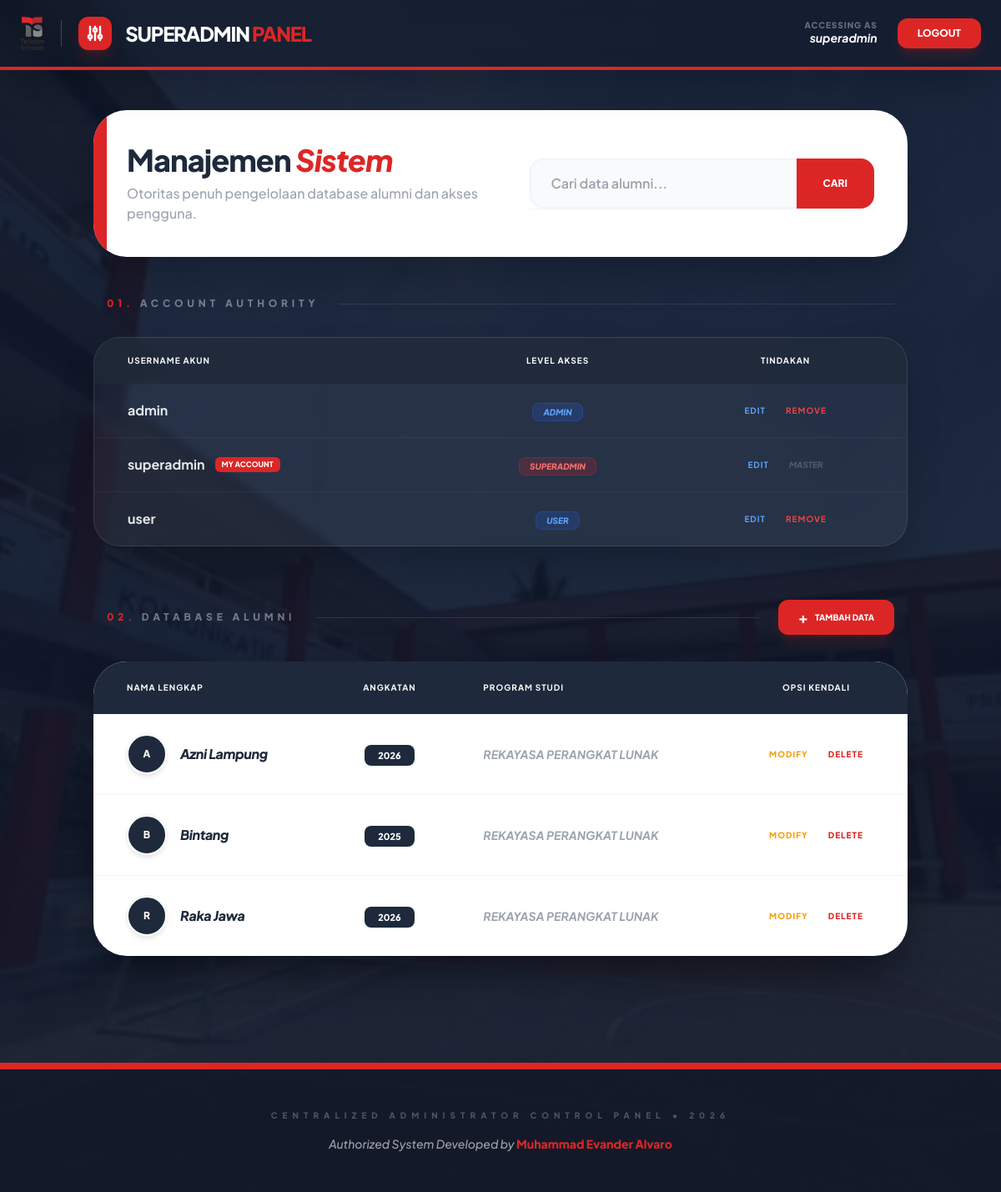
The app's page /dashboard_admin.php (signed in) with its own data.
### tables this page shows
CREATE TABLE `users` (
  `user_id` int NOT NULL,
  `username` varchar(50) NOT NULL,
  `password` varchar(50) NOT NULL,
  `role` varchar(50) NOT NULL
);

CREATE TABLE `alumni` (
  `id_alumni` int NOT NULL,
  `nama` varchar(50) NOT NULL,
  `angkatan` int NOT NULL,
  `jurusan` varchar(50) NOT NULL
);

### dashboard_admin.php (the view, shortened to what this page needs)
<?php
include 'koneksi.php';
$role_user      = $_SESSION['role'];
$username_login = $_SESSION['nama'] ?? $_SESSION['username'] ?? 'Admin';
$id_login       = $_SESSION['id_alumni'] ?? 0;
$keyword = "";
if (isset($_GET['search']) && !empty($_GET['search'])) {
    $keyword = mysqli_real_escape_string($koneksi, $_GET['search']);
    $query_alumni = "SELECT * FROM alumni WHERE
                     nama LIKE '%$keyword%' OR
                     angkatan LIKE '%$keyword%' OR
                     jurusan LIKE '%$keyword%'
                     ORDER BY nama ASC";
} else {
    $query_alumni = "SELECT * FROM alumni ORDER BY nama ASC";
}
$data_alumni = mysqli_query($koneksi, $query_alumni);
$data_akun = null;
if ($role_user == 'superadmin') {
    $data_akun = mysqli_query($koneksi, "SELECT * FROM users ORDER BY role ASC");
}
?>
<!DOCTYPE html>
<html lang="id">
<head>
    <script src="https://cdn.tailwindcss.com"></script>
</head>
<body class="bg-pro-dark flex flex-col min-h-screen antialiased">
    <nav class="bg-gray-900/50 backdrop-blur-md border-b-4 border-red-600 sticky top-0 z-50 shadow-2xl">
        <div class="max-w-7xl mx-auto px-6">
            <div class="flex justify-between h-20">
                <div class="flex items-center gap-4">
                    <img src="logo.png" alt="Logo Telkom" class="h-10 w-auto object-contain">
                    <div class="bg-red-600 p-2 rounded-xl shadow-lg shadow-red-900/40">
                        <svg class="w-6 h-6 text-white" fill="none" stroke="currentColor" viewBox="0 0 24 24">
                            <path stroke-linecap="round" stroke-linejoin="round" stroke-width="2.5" d="M12 6V4m0 2a2 2 0 100 4m0-4a2 2 0 110 4m-6 8a2 2 0 100-4m0 4a2 2 0 110-4m0 4v2m0-6V4m6 6v10m6-2a2 2 0 100-4m0 4a2 2 0 110-4m0 4v2m0-6V4"></path>
                        </svg>
                    </div>
                    <span class="text-white text-2xl font-black tracking-tighter uppercase">
                        <?= htmlspecialchars($role_user); ?> <span class="text-red-600">PANEL</span>
                    </span>
                </div>
                <div class="flex items-center space-x-6">
                    <div class="text-right hidden sm:block">
                        <p class="text-gray-500 text-[10px] uppercase font-black tracking-widest leading-none">Accessing as</p>
                        <p class="text-white font-bold italic text-sm"><?= htmlspecialchars($username_login); ?></p>
                    </div>
                    <a href="logout.php" class="bg-red-600 text-white px-6 py-2.5 rounded-xl font-black hover:bg-red-700 transition-all text-xs uppercase shadow-lg shadow-red-600/20 active:scale-95">Logout</a>
                </div>
            </div>
        </div>
    </nav>
    <div class="flex-grow container mx-auto px-6 py-12">
        <div class="bg-white rounded-[2.5rem] shadow-2xl p-10 relative overflow-hidden mb-12 flex flex-col md:flex-row justify-between items-center gap-8">
            <div class="absolute left-0 top-0 bottom-0 w-4 bg-red-600"></div>
            <div>
                <h1 class="text-4xl font-extrabold text-[#1e293b] tracking-tight">Manajemen <span class="text-red-600 italic">Sistem</span></h1>
                <p class="text-gray-400 mt-2 font-medium">Otoritas penuh pengelolaan database alumni dan akses pengguna.</p>
            </div>
            <form action="" method="GET" class="flex w-full md:w-auto shadow-sm">
                <input type="text" name="search" value="<?= htmlspecialchars($keyword); ?>" placeholder="Cari data alumni..."
                       class="w-full md:w-80 px-6 py-4 bg-gray-50 border-2 border-gray-100 rounded-l-2xl focus:outline-none focus:border-red-600 transition-all font-semibold text-gray-700">
                <button type="submit" class="bg-red-600 text-white px-8 py-4 rounded-r-2xl hover:bg-red-700 font-black uppercase text-xs transition-all">Cari</button>
            </form>
        </div>
        <?php if ($role_user == 'superadmin' && $data_akun): ?>
        <div class="mb-16">
            <div class="flex items-center mb-8 px-4">
                <h2 class="text-white/40 text-xs font-black uppercase tracking-[0.4em]">
                    <span class="text-red-600">01.</span> Account Authority
                </h2>
                <div class="flex-grow h-[1px] bg-white/10 ml-6"></div>
            </div>
            <div class="bg-white/5 backdrop-blur-sm shadow-2xl rounded-[2rem] overflow-hidden border border-white/10">
                <table class="min-w-full">
                    <thead class="bg-gray-800/80 text-white text-[10px] uppercase font-black tracking-widest">
                        <tr>
                            <th class="py-5 px-10 text-left">Username Akun</th>
                            <th class="py-5 px-8 text-center">Level Akses</th>
                            <th class="py-5 px-10 text-center">Tindakan</th>
                        </tr>
                    </thead>
                    <tbody class="divide-y divide-white/5">
                        <?php while ($akun = mysqli_fetch_assoc($data_akun)) :
                            $is_me_acc = ($akun['username'] == $_SESSION['username']);
                        ?>
                        <tr class="row-hover">
                            <td class="py-5 px-10">
                                <div class="flex items-center gap-3">
                                    <span class="font-bold text-gray-200"><?= htmlspecialchars($akun['username']); ?></span>
                                    <?php if($is_me_acc): ?>
                                        <span class="text-[9px] bg-red-600 text-white px-2 py-0.5 rounded-md font-black">MY ACCOUNT</span>
                                    <?php endif; ?>
                                </div>
                            </td>
                            <td class="py-5 px-8 text-center">
                                <span class="<?= $akun['role'] == 'superadmin' ? 'bg-red-600/20 text-red-400 border-red-600/30' : 'bg-blue-600/20 text-blue-400 border-blue-600/30'; ?> px-3 py-1 rounded-lg text-[10px] font-black uppercase border italic">
                                    <?= htmlspecialchars($akun['role']); ?>
                                </span>
                            </td>
                            <td class="py-5 px-10 text-center">
                                <div class="flex justify-center items-center gap-6">
                                    <a href="edit_akun.php?id=<?= $akun['user_id']; ?>" class="text-blue-400 hover:text-white font-bold text-[10px] uppercase transition-colors tracking-widest">Edit</a>
                                    <?php if(!$is_me_acc): ?>
                                        <a href="hapus_akun.php?id=<?= $akun['user_id']; ?>" onclick="return confirm('Hapus akses akun ini?')" class="text-red-500 hover:text-white font-bold text-[10px] uppercase transition-colors tracking-widest">Remove</a>
                                    <?php else: ?>
                                        <span class="text-white/20 text-[10px] font-black uppercase italic">Master</span>
                                    <?php endif; ?>
                                </div>
                            </td>
                        </tr>
                        <?php endwhile; ?>
                    </tbody>
                </table>
            </div>
        </div>
        <?php endif; ?>
        <div>
            <div class="flex items-center mb-8 px-4">
                <h2 class="text-white/40 text-xs font-black uppercase tracking-[0.4em]">
                    <span class="text-red-600"><?= ($role_user == 'superadmin') ? '02.' : '01.'; ?></span> Database Alumni
                </h2>
                <div class="flex-grow h-[1px] bg-white/10 ml-6"></div>
                <a href="tambah.php" class="ml-6 bg-red-600 text-white px-6 py-3 rounded-xl hover:bg-red-700 transition-all text-[10px] font-black uppercase shadow-lg shadow-red-600/20 flex items-center gap-2">
                    <span class="text-lg leading-none">+</span> Tambah Data
                </a>
            </div>
            <div class="bg-white rounded-[2.5rem] overflow-hidden shadow-[0_25px_50px_-12px_rgba(0,0,0,0.5)]">
                <div class="overflow-x-auto">
                    <table class="min-w-full">
                        <thead class="bg-[#1e293b] text-white text-[10px] uppercase font-black tracking-widest">
                            <tr>
                                <th class="py-6 px-10 text-left">Nama Lengkap</th>
                                <th class="py-6 px-8 text-center">Angkatan</th>
                                <th class="py-6 px-10 text-left">Program Studi</th>
                                <th class="py-6 px-10 text-center">Opsi Kendali</th>
                            </tr>
                        </thead>
                        <tbody class="divide-y divide-gray-100">
                            <?php if (mysqli_num_rows($data_alumni) > 0) : ?>
                                <?php while ($row = mysqli_fetch_assoc($data_alumni)) :
                                    $is_me = ($id_login && $row['id_alumni'] == $id_login);
                                    $initial = strtoupper(substr($row['nama'], 0, 1));
                                    $path_foto = 'uploads/' . ($row['foto'] ?? '');
                                ?>
                                <tr class="hover:bg-gray-50 transition-all">
                                    <td class="py-6 px-10">
                                        <div class="flex items-center gap-4">
                                            <?php if (!empty($row['foto']) && file_exists($path_foto)): ?>
                                                <div class="h-12 w-12 rounded-full p-0.5 border-2 <?= $is_me ? 'border-red-600' : 'border-gray-200'; ?> shadow-sm">
                                                    <img src="<?= $path_foto ?>" class="h-full w-full rounded-full object-cover" alt="User">
                                                </div>
                                            <?php else: ?>
                                                <div class="h-12 w-12 rounded-full <?= $is_me ? 'bg-red-600' : 'bg-[#1e293b]'; ?> text-white flex items-center justify-center font-black text-xs shadow-md border-2 border-white ring-1 ring-gray-100">
                                                    <?= $initial; ?>
                                                </div>
                                            <?php endif; ?>
                                            <div class="font-extrabold italic text-base tracking-tight <?= $is_me ? 'text-red-600' : 'text-[#1e293b]'; ?>">
                                                <?= htmlspecialchars($row['nama']); ?>
                                            </div>
                                        </div>
                                    </td>
                                    <td class="py-6 px-8 text-center">
                                        <span class="bg-[#1e293b] text-white px-4 py-1.5 rounded-lg text-[11px] font-black shadow-sm">
                                            <?= htmlspecialchars($row['angkatan']); ?>
                                        </span>
                                    </td>
                                    <td class="py-6 px-10 text-gray-400 font-bold italic text-sm uppercase"><?= htmlspecialchars($row['jurusan']); ?></td>
                                    <td class="py-6 px-10 text-center">
                                        <div class="flex justify-center items-center gap-6">
                                            <a href="edit.php?id=<?= $row['id_alumni']; ?>" class="text-amber-500 hover:text-amber-700 font-black text-[10px] uppercase tracking-widest transition-colors">Modify</a>
                                            <a href="delete.php?id=<?= $row['id_alumni']; ?>" onclick="return confirm('Hapus permanen data ini?')" class="text-red-600 hover:text-red-800 font-black text-[10px] uppercase tracking-widest transition-colors">Delete</a>
                                        </div>
                                    </td>
                                </tr>
                                <?php endwhile; ?>
                            <?php endif; ?>
                        </tbody>
                    </table>
                </div>
            </div>
        </div>
    </div>
    <footer class="bg-gray-900/80 py-12 border-t-8 border-red-600 mt-20">
        <div class="max-w-7xl mx-auto px-6 text-center">
            <p class="text-gray-600 text-[10px] font-black uppercase tracking-[0.6em] mb-4">Centralized Administrator Control Panel &bull; 2026</p>
            <p class="text-white/60 font-medium text-sm italic">
                Authorized System Developed by <span class="text-red-600 font-black not-italic">Muhammad Evander Alvaro</span>
            </p>
        </div>
    </footer>
</body>
</html>

### dashboard_admin.php (style rules this page uses)
body { font-family: 'Plus Jakarta Sans', sans-serif; }
.bg-pro-dark { background: linear-gradient(rgba(15, 23, 42, 0.9), rgba(15, 23, 42, 0.9)), url('background.jpg'); background-size: cover; background-position: center; background-attachment: fixed; min-height: 100vh; }

### records on screen
users: username "admin", role "ADMIN"
users: username "superadmin", shows "MY ACCOUNT", role "SUPERADMIN", shows "MASTER"
users: username "user", role "USER"
alumni: nama "A", nama "Azni Lampung", angkatan "2026", jurusan "REKAYASA PERANGKAT LUNAK"
alumni: nama "B", nama "Bintang", angkatan "2025", jurusan "REKAYASA PERANGKAT LUNAK"
alumni: nama "R", nama "Raka Jawa", angkatan "2026", jurusan "REKAYASA PERANGKAT LUNAK"

### other values on screen
$role_user "SUPERADMIN"
$username_login "superadmin"
